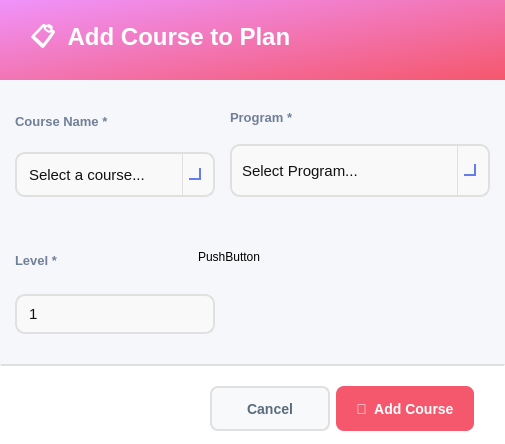
<?xml version="1.0" encoding="UTF-8"?>
<ui version="4.0">
 <class>AddCourseDialog</class>
 <widget class="QDialog" name="AddCourseDialog">
  <property name="geometry">
   <rect>
    <x>0</x>
    <y>0</y>
    <width>505</width>
    <height>444</height>
   </rect>
  </property>
  <property name="minimumSize">
   <size>
    <width>0</width>
    <height>0</height>
   </size>
  </property>
  <property name="maximumSize">
   <size>
    <width>780</width>
    <height>580</height>
   </size>
  </property>
  <property name="windowTitle">
   <string>Add New Course</string>
  </property>
  <property name="styleSheet">
   <string notr="true">background-color: #f5f7fa;</string>
  </property>
  <layout class="QVBoxLayout" name="mainLayout">
   <property name="spacing">
    <number>0</number>
   </property>
   <property name="leftMargin">
    <number>0</number>
   </property>
   <property name="topMargin">
    <number>0</number>
   </property>
   <property name="rightMargin">
    <number>0</number>
   </property>
   <property name="bottomMargin">
    <number>0</number>
   </property>
   <item>
    <widget class="QFrame" name="headerFrame">
     <property name="minimumSize">
      <size>
       <width>0</width>
       <height>80</height>
      </size>
     </property>
     <property name="maximumSize">
      <size>
       <width>16777215</width>
       <height>80</height>
      </size>
     </property>
     <property name="styleSheet">
      <string notr="true">background: qlineargradient(x1:0, y1:0, x2:1, y2:1, stop:0 #f093fb, stop:1 #f5576c); border-radius: 0px;</string>
     </property>
     <property name="frameShape">
      <enum>QFrame::Shape::StyledPanel</enum>
     </property>
     <layout class="QHBoxLayout" name="headerLayout">
      <property name="leftMargin">
       <number>30</number>
      </property>
      <property name="topMargin">
       <number>20</number>
      </property>
      <property name="rightMargin">
       <number>30</number>
      </property>
      <property name="bottomMargin">
       <number>20</number>
      </property>
      <item>
       <widget class="QLabel" name="labelTitle">
        <property name="styleSheet">
         <string notr="true">font-size: 24px; font-weight: bold; color: white; background: transparent;</string>
        </property>
        <property name="text">
         <string>📋  Add Course to Plan</string>
        </property>
       </widget>
      </item>
      <item>
       <spacer name="headerSpacer">
        <property name="orientation">
         <enum>Qt::Orientation::Horizontal</enum>
        </property>
        <property name="sizeHint" stdset="0">
         <size>
          <width>40</width>
          <height>20</height>
         </size>
        </property>
       </spacer>
      </item>
     </layout>
    </widget>
   </item>
   <item>
    <widget class="QScrollArea" name="scrollArea">
     <property name="styleSheet">
      <string notr="true">border: none; background-color: #f5f7fa;</string>
     </property>
     <property name="widgetResizable">
      <bool>true</bool>
     </property>
     <widget class="QWidget" name="scrollContent">
      <property name="geometry">
       <rect>
        <x>0</x>
        <y>0</y>
        <width>505</width>
        <height>284</height>
       </rect>
      </property>
      <property name="styleSheet">
       <string notr="true">background-color: #f5f7fa;</string>
      </property>
      <layout class="QGridLayout" name="gridLayout_3">
       <property name="leftMargin">
        <number>15</number>
       </property>
       <property name="topMargin">
        <number>10</number>
       </property>
       <property name="rightMargin">
        <number>15</number>
       </property>
       <property name="bottomMargin">
        <number>0</number>
       </property>
       <property name="horizontalSpacing">
        <number>15</number>
       </property>
       <property name="verticalSpacing">
        <number>30</number>
       </property>
       <item row="0" column="0">
        <layout class="QVBoxLayout" name="verticalLayout">
         <property name="spacing">
          <number>0</number>
         </property>
         <item>
          <widget class="QLabel" name="labelCourseName">
           <property name="styleSheet">
            <string notr="true">font-size: 13px; color: #718096; font-weight: bold; background: transparent;</string>
           </property>
           <property name="text">
            <string>Course Name *</string>
           </property>
          </widget>
         </item>
         <item>
          <widget class="QComboBox" name="comboBoxSelectCourse">
           <property name="minimumSize">
            <size>
             <width>200</width>
             <height>45</height>
            </size>
           </property>
           <property name="cursor">
            <cursorShape>PointingHandCursor</cursorShape>
           </property>
           <property name="styleSheet">
            <string notr="true">/* ----------------- QComboBox Base ----------------- */
QComboBox {
    border: 2px solid #E0E0E0;          /* main border */
    border-radius: 10px;
    padding: 8px 10px;                   /* Matches QLineEdit padding */
    background: rgba(250, 250, 250, 200);
    font-size: 11pt;
    color: #111111;
}

/* Focused state */
QComboBox:focus {
    border: 2px solid #667EEA; 
    background: rgba(250, 250, 250, 220);
}

/* ----------------- Drop-down Arrow ----------------- */
QComboBox::drop-down {
    subcontrol-origin: padding;
    subcontrol-position: top right;
    width: 30px; 
    border-left-width: 1px;
    border-left-color: #E0E0E0;
    border-left-style: solid;
    border-top-right-radius: 12px;       /* rounder corners */
    border-bottom-right-radius: 12px;    /* rounder corners */
    background: transparent;
}

/* Remove ugly black border on hover/focus */
QComboBox::drop-down:hover,
QComboBox::drop-down:focus {
    border-left-color: #667EEA;
    background: transparent;
    border: none;
}

/* Modern, visible arrow using simple chevron */
QComboBox::down-arrow {
    width: 10px;
    height: 10px;
    border: solid #667EEA;
    border-width: 0 2px 2px 0;
    margin-right: 6px;
}

/* ----------------- Dropdown Popup ----------------- */
/* Dropdown Popup */
QComboBox QAbstractItemView {
    background-color: #fdfdfd;          /* slightly off-white */
    border: 2px solid #E0E0E0;          /* subtle grey border */
    border-radius: 8px;                  /* may not be perfect on Windows */
    color: #111111;
    font-size: 11pt;
    padding: 5px;
    selection-background-color: #667EEA;
    selection-color: white;
    outline: none;
}

/* Items hover/selection */
QComboBox QAbstractItemView::item:hover {
    background-color: rgba(102, 126, 234, 0.1);
    color: #111111;
}

QComboBox QAbstractItemView::item:selected {
    background-color: #667EEA;
    color: white;
}

/* Error highlight for combo box */
QComboBox[error=&quot;true&quot;] {
    border: 2px solid #FF4A4A;
}</string>
           </property>
           <property name="editable">
            <bool>true</bool>
           </property>
           <item>
            <property name="text">
             <string>Select a course...</string>
            </property>
           </item>
          </widget>
         </item>
        </layout>
       </item>
       <item row="0" column="1">
        <layout class="QVBoxLayout" name="verticalLayout_2">
         <property name="spacing">
          <number>0</number>
         </property>
         <item>
          <widget class="QLabel" name="labelCourseCode">
           <property name="styleSheet">
            <string notr="true">font-size: 13px; color: #718096; font-weight: bold; background: transparent;</string>
           </property>
           <property name="text">
            <string>Program *</string>
           </property>
          </widget>
         </item>
         <item>
          <widget class="QComboBox" name="comboBoxSelectProgram">
           <property name="sizePolicy">
            <sizepolicy hsizetype="Expanding" vsizetype="Fixed">
             <horstretch>0</horstretch>
             <verstretch>0</verstretch>
            </sizepolicy>
           </property>
           <property name="minimumSize">
            <size>
             <width>150</width>
             <height>40</height>
            </size>
           </property>
           <property name="maximumSize">
            <size>
             <width>16777215</width>
             <height>65</height>
            </size>
           </property>
           <property name="styleSheet">
            <string notr="true">/* ----------------- QComboBox Base ----------------- */
QComboBox {
    border: 2px solid #E0E0E0;          /* main border */
    border-radius: 10px;
    padding: 8px 10px;                   /* Matches QLineEdit padding */
    background: rgba(250, 250, 250, 200);
    font-size: 11pt;
    color: #111111;
}

/* Focused state */
QComboBox:focus {
    border: 2px solid #667EEA; 
    background: rgba(250, 250, 250, 220);
}

/* ----------------- Drop-down Arrow ----------------- */
QComboBox::drop-down {
    subcontrol-origin: padding;
    subcontrol-position: top right;
    width: 30px; 
    border-left-width: 1px;
    border-left-color: #E0E0E0;
    border-left-style: solid;
    border-top-right-radius: 12px;       /* rounder corners */
    border-bottom-right-radius: 12px;    /* rounder corners */
    background: transparent;
}

/* Remove ugly black border on hover/focus */
QComboBox::drop-down:hover,
QComboBox::drop-down:focus {
    border-left-color: #667EEA;
    background: transparent;
    border: none;
}

/* Modern, visible arrow using simple chevron */
QComboBox::down-arrow {
    width: 10px;
    height: 10px;
    border: solid #667EEA;
    border-width: 0 2px 2px 0;
    margin-right: 6px;
}

/* ----------------- Dropdown Popup ----------------- */
/* Dropdown Popup */
QComboBox QAbstractItemView {
    background-color: #fdfdfd;          /* slightly off-white */
    border: 2px solid #E0E0E0;          /* subtle grey border */
    border-radius: 8px;                  /* may not be perfect on Windows */
    color: #111111;
    font-size: 11pt;
    padding: 5px;
    selection-background-color: #667EEA;
    selection-color: white;
    outline: none;
}

/* Items hover/selection */
QComboBox QAbstractItemView::item:hover {
    background-color: rgba(102, 126, 234, 0.1);
    color: #111111;
}

QComboBox QAbstractItemView::item:selected {
    background-color: #667EEA;
    color: white;
}

/* Error highlight for combo box */
QComboBox[error=&quot;true&quot;] {
    border: 2px solid #FF4A4A;
}</string>
           </property>
           <property name="placeholderText">
            <string>Select Program...</string>
           </property>
           <item>
            <property name="text">
             <string>Computer</string>
            </property>
           </item>
           <item>
            <property name="text">
             <string>Communication</string>
            </property>
           </item>
           <item>
            <property name="text">
             <string>Power</string>
            </property>
           </item>
           <item>
            <property name="text">
             <string>Biomedical</string>
            </property>
           </item>
          </widget>
         </item>
        </layout>
       </item>
       <item row="1" column="0">
        <layout class="QVBoxLayout" name="verticalLayout_3">
         <property name="spacing">
          <number>0</number>
         </property>
         <item>
          <widget class="QLabel" name="labelCreditHours">
           <property name="styleSheet">
            <string notr="true">font-size: 13px; color: #718096; font-weight: bold; background: transparent;</string>
           </property>
           <property name="text">
            <string>Level *</string>
           </property>
          </widget>
         </item>
         <item>
          <widget class="QSpinBox" name="spinBoxLevel">
           <property name="styleSheet">
            <string notr="true">QSpinBox {
    border: 2px solid #E0E0E0;
    border-radius: 10px;
    padding: 8px 10px;                        /* same padding as your QLineEdit */
    background: rgba(250, 250, 250, 200);
    font-size: 11pt;
    color: #111111;
    font-style: normal;
}

QSpinBox:focus {
    border: 2px solid #667EEA;
    background: rgba(250, 250, 250, 220);
}

/* The text area inside the spinbox */
QSpinBox QLineEdit {
    color: #111111;
    font-style: normal;
}

/* Placeholder text styling (requires setting placeholder via spinbox.lineEdit().setPlaceholderText()) */
QSpinBox QLineEdit:disabled {
    color: #888888;
}

/* Hide the up/down arrows completely */
QSpinBox::up-button, QSpinBox::down-button {
    width: 0;
    height: 0;
    border: none;
}
</string>
           </property>
           <property name="minimum">
            <number>1</number>
           </property>
           <property name="maximum">
            <number>10</number>
           </property>
          </widget>
         </item>
        </layout>
       </item>
       <item row="1" column="1">
        <layout class="QGridLayout" name="gridLayout"/>
       </item>
       <item row="2" column="0">
        <spacer name="verticalSpacer">
         <property name="orientation">
          <enum>Qt::Orientation::Vertical</enum>
         </property>
         <property name="sizeType">
          <enum>QSizePolicy::Policy::Minimum</enum>
         </property>
         <property name="sizeHint" stdset="0">
          <size>
           <width>17</width>
           <height>30</height>
          </size>
         </property>
        </spacer>
       </item>
      </layout>
      <widget class="QPushButton" name="pushButton">
       <property name="geometry">
        <rect>
         <x>198</x>
         <y>169</y>
         <width>62</width>
         <height>16</height>
        </rect>
       </property>
       <property name="text">
        <string>PushButton</string>
       </property>
      </widget>
     </widget>
    </widget>
   </item>
   <item>
    <widget class="QFrame" name="footerFrame">
     <property name="minimumSize">
      <size>
       <width>0</width>
       <height>80</height>
      </size>
     </property>
     <property name="maximumSize">
      <size>
       <width>16777215</width>
       <height>80</height>
      </size>
     </property>
     <property name="styleSheet">
      <string notr="true">background-color: white; border-top: 2px solid #e0e0e0;</string>
     </property>
     <property name="frameShape">
      <enum>QFrame::Shape::StyledPanel</enum>
     </property>
     <layout class="QHBoxLayout" name="footerLayout">
      <property name="leftMargin">
       <number>30</number>
      </property>
      <property name="topMargin">
       <number>20</number>
      </property>
      <property name="rightMargin">
       <number>30</number>
      </property>
      <property name="bottomMargin">
       <number>20</number>
      </property>
      <item>
       <spacer name="footerSpacer">
        <property name="orientation">
         <enum>Qt::Orientation::Horizontal</enum>
        </property>
        <property name="sizeHint" stdset="0">
         <size>
          <width>40</width>
          <height>20</height>
         </size>
        </property>
       </spacer>
      </item>
      <item>
       <widget class="QPushButton" name="buttonCancel">
        <property name="minimumSize">
         <size>
          <width>120</width>
          <height>45</height>
         </size>
        </property>
        <property name="cursor">
         <cursorShape>PointingHandCursor</cursorShape>
        </property>
        <property name="styleSheet">
         <string notr="true">QPushButton {
    background-color: #f8f9fa;
    color: #5a6c7d;
    border: 2px solid #e0e0e0;
    border-radius: 8px;
    font-size: 14px;
    font-weight: bold;
    padding: 10px 20px;
}

QPushButton:hover {
    border-color: #f5576c;
    color: #f5576c;
}

QPushButton:pressed {
    background-color: #e0e0e0; /* darker grey for pressed feedback */
    border-color: #f5576c;
    color: #f5576c;
}</string>
        </property>
        <property name="text">
         <string>Cancel</string>
        </property>
       </widget>
      </item>
      <item>
       <widget class="QPushButton" name="buttonSave">
        <property name="enabled">
         <bool>true</bool>
        </property>
        <property name="minimumSize">
         <size>
          <width>120</width>
          <height>45</height>
         </size>
        </property>
        <property name="cursor">
         <cursorShape>PointingHandCursor</cursorShape>
        </property>
        <property name="styleSheet">
         <string notr="true">QPushButton {
    background-color: #f5576c;
    color: #ffffff;
    border: none;
    border-radius: 8px;
    font-size: 14px;
    font-weight: bold;
    padding: 10px 20px;
    transition: background-color 150ms;
}
QPushButton:hover {
    background-color: #e5475c;
}
QPushButton:pressed {
    background-color: #d43f52;
}
QPushButton:disabled {
    background-color: #cccccc;  /* gray background for disabled */
    color: #666666;             /* darker gray text */
}</string>
        </property>
        <property name="text">
         <string>💾  Add Course</string>
        </property>
       </widget>
      </item>
     </layout>
    </widget>
   </item>
  </layout>
 </widget>
 <resources/>
 <connections/>
</ui>
